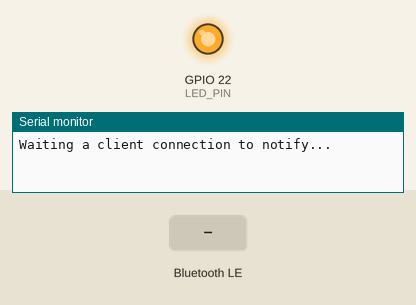
Recording of a sketch running on a simulated ESP32. Parts: output pins drawn as LEDs (lit = HIGH), the last lines printed to the serial monitor. The inputs (shaded band) are chosen by the test bench. Nothing arrives over Bluetooth unless stated; a phone connects over Bluetooth LE 3 s after start.

Above: at 1.2 s.
1.3 s: Bluetooth LE write "on" received
At 2.4 s:
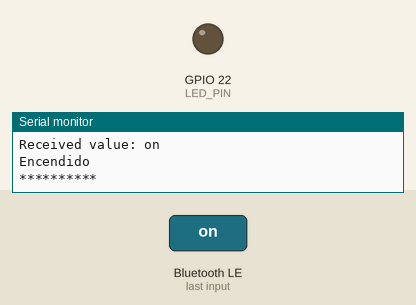
2.8 s: Bluetooth LE write "off" received
At 3.5 s:
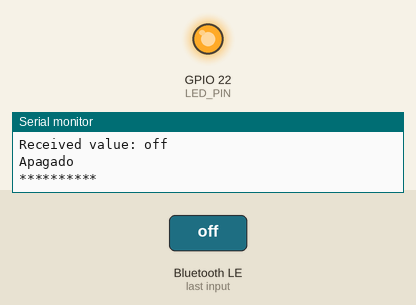
Timing chart, 0 to 5.8 s (numbered marks = the images above; inputs shaded):
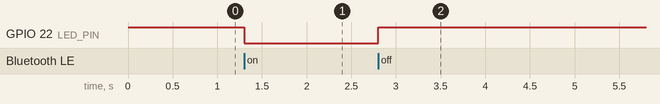

The sketch:

BT-test.ino
```cpp
#include <BLEDevice.h>
#include <BLEServer.h>
#include <BLEUtils.h>
#include <BLE2902.h>

BLEServer* pServer = NULL;
BLECharacteristic* pCharacteristic = NULL;
bool deviceConnected = false;
bool oldDeviceConnected = false;

#define SERVICE_UUID        "4fafc201-1fb5-459e-8fcc-c5c9c331914b"
#define CHARACTERISTIC_UUID "beb5483e-36e1-4688-b7f5-ea07361b26a8"

int LED_PIN = 22;

class MyServerCallbacks: public BLEServerCallbacks {
    void onConnect(BLEServer* pServer) {
      deviceConnected = true;
      BLEDevice::startAdvertising();
    };

    void onDisconnect(BLEServer* pServer) {
      deviceConnected = false;
      digitalWrite(LED_PIN, HIGH);
    }
};

class MyCallbacks: public BLECharacteristicCallbacks {
  void onWrite(BLECharacteristic *pCharacteristic){
    String value = pCharacteristic->getValue().c_str();

    if(value.length() > 0){

      // Imprimir el valor recibido para depuración
      Serial.print("Received value: ");
      Serial.println(value);

      if (value == "on") {
        digitalWrite(LED_PIN, LOW);  // Enciende el LED
        Serial.println("Encendido");
      } else if (value == "off") {
        digitalWrite(LED_PIN, HIGH);   // Apaga el LED
        Serial.println("Apagado");
      } else {
        Serial.println("Received invalid value");
      }

      Serial.println("**********");

    }
  }
};


void setup() {
  Serial.begin(115200);

  pinMode(LED_PIN, OUTPUT);
  digitalWrite(LED_PIN, HIGH);

  // Create the BLE Device
  BLEDevice::init("ESP32 LED CONTROLLER");

  // Create the BLE Server
  pServer = BLEDevice::createServer();
  pServer->setCallbacks(new MyServerCallbacks());

  // Create the BLE Service
  BLEService *pService = pServer->createService(SERVICE_UUID);

  // Create a BLE Characteristic
  pCharacteristic = pService->createCharacteristic(
                      CHARACTERISTIC_UUID,
                      BLECharacteristic::PROPERTY_READ   |
                      BLECharacteristic::PROPERTY_WRITE  |
                      BLECharacteristic::PROPERTY_NOTIFY |
                      BLECharacteristic::PROPERTY_INDICATE
                    );

  pCharacteristic->setCallbacks(new MyCallbacks());

  // Create a BLE Descriptor
  pCharacteristic->setValue("Control LED");
  pCharacteristic->addDescriptor(new BLE2902());

  // Start the service
  pService->start();

  // Start advertising
  BLEAdvertising *pAdvertising = BLEDevice::getAdvertising();
  pAdvertising->addServiceUUID(SERVICE_UUID);
  pAdvertising->setScanResponse(false);
  pAdvertising->setMinPreferred(0x0);  // set value to 0x00 to not advertise this parameter
  BLEDevice::startAdvertising();
  Serial.println("Waiting a client connection to notify...");
}

void loop() {
    if (!deviceConnected && oldDeviceConnected) {
        delay(500); // give the bluetooth stack the chance to get things ready
        pServer->startAdvertising(); // restart advertising
        Serial.println("start advertising");
        oldDeviceConnected = deviceConnected;
    }
    // connecting
    if (deviceConnected && !oldDeviceConnected) {
        // do stuff here on connecting
        oldDeviceConnected = deviceConnected;
    }
}
```

Measured:
- after the input at 1.3 s, GPIO 22 (LED_PIN): HIGH → LOW at once
- after the input at 2.8 s, GPIO 22 (LED_PIN): LOW → HIGH at once
